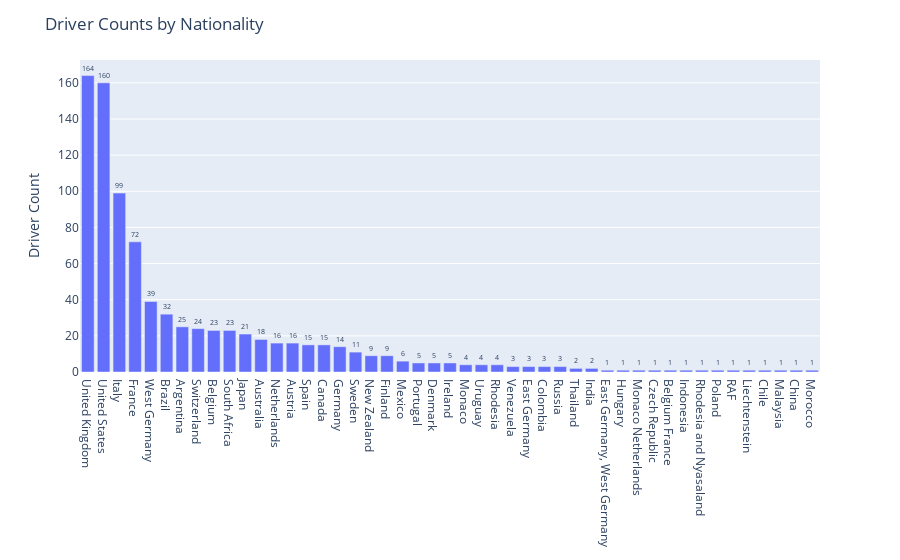

Write notebook code for a chart like this one.
### Markdown cell above
Using plotly express to plot Driver Counts by Nationality

### Code cell
fig = px.bar(x=drv_nat['Nationality'], y=drv_nat['Driver_Cnt'], text_auto=True)
fig.update_traces(textposition='outside', textfont_size=10)
fig.update_layout(title='Driver Counts by Nationality',
                  yaxis_title='Driver Count',
                  xaxis_title=None,
                  showlegend=False,
                  uniformtext_minsize=3,
                  uniformtext_mode='hide')

fig.show()

### Figure 1 — Plotly figure (JSON) as saved in the notebook; plotly's stock layout.template omitted (floating-point values rounded to 4 significant figures)
{"data": [{"alignmentgroup": "True", "hovertemplate": "x=%{x}<br>y=%{y}<extra></extra>", "legendgroup": "", "marker": {"color": "#636efa", "pattern": {"shape": ""}}, "name": "", "offsetgroup": "", "orientation": "v", "showlegend": false, "textfont": {"size": 10}, "textposition": "outside", "texttemplate": "%{y}", "type": "bar", "x": ["United Kingdom", "United States", "Italy", "France", "West Germany", "Brazil", "Argentina", "Switzerland", "Belgium", "South Africa", "Japan", "Australia", "Netherlands", "Austria", "Spain", "Canada", "Germany", "Sweden", "New Zealand", "Finland", "Mexico", "Portugal", "Denmark", "Ireland", "Monaco", "Uruguay", "Rhodesia", "Venezuela", "East Germany", "Colombia", "Russia", "Thailand", "India", "East Germany, West Germany", "Hungary", "Monaco Netherlands", "Czech Republic", "Belgium France", "Indonesia", "Rhodesia and Nyasaland", "Poland", "RAF", "Liechtenstein", "Chile", "Malaysia", "China", "Morocco"], "xaxis": "x", "y": [164, 160, 99, 72, 39, 32, 25, 24, 23, 23, 21, 18, 16, 16, 15, 15, 14, 11, 9, 9, 6, 5, 5, 5, 4, 4, 4, 3, 3, 3, 3, 2, 2, 1, 1, 1, 1, 1, 1, 1, 1, 1, 1, 1, 1, 1, 1], "yaxis": "y"}], "layout": {"barmode": "relative", "legend": {"tracegroupgap": 0}, "margin": {"t": 60}, "showlegend": false, "title": {"text": "Driver Counts by Nationality"}, "uniformtext": {"minsize": 3, "mode": "hide"}, "xaxis": {"anchor": "y", "domain": [0, 1], "title": {}}, "yaxis": {"anchor": "x", "domain": [0, 1], "title": {"text": "Driver Count"}}}}
